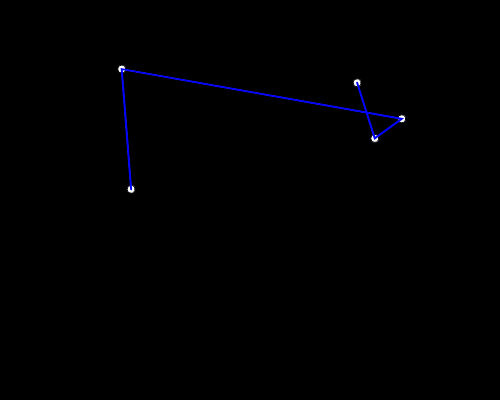
Frame 1 (no input)
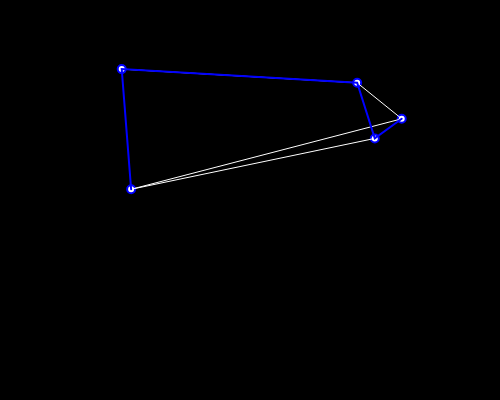
Frame 60 (no input)
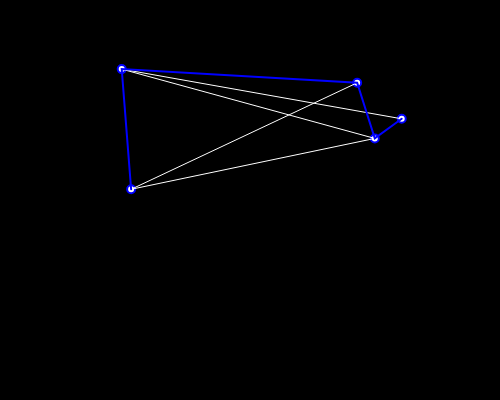
Frame 120 (the mouse pressed at the canvas centre since frame 60)

The p5.js sketch that drew these frames (run headless with seeded random() and noise() and a simulated clock; from frame 60 on, the mouse is pressed at the canvas centre):

// p5.js sketch
// ── sketch.js
/**
 * Find the distance travelled in a particular order and save it.
 * The swap function is the key here
 * We swap the vertices to make different shapes from the same point vectors
 * Making different shapes is governed by using lexicograhpic ordering. 
 */

const CANVAS_WIDTH = 500;
const CANVAS_HEIGHT = 400;
const CITY_COUNT = 5;

let cities = [];
let order = [];
let recordDistane;
let bestRoute;

function setup () {
    createCanvas(CANVAS_WIDTH, CANVAS_HEIGHT)
    for (let i = 0; i < CITY_COUNT; i++) {
        let location = createVector (random(width), random(height));
        cities.push(location);  
    }
    recordDistance = calculateDistance (cities);
    bestRoute = cities.slice();
}


function draw () {
    background(0)

    // Draw ellipse as cities
    fill(255)
    drawCityPoints();

    // Draw white connecting lines
    stroke(255);
    strokeWeight(1);
    noFill();
    drawCityLines(cities);

    animateLines();     // Swapping is done in the function

    // Draw the best route a blue
    stroke(0, 0, 255);
    strokeWeight(2);
    noFill();
    drawCityLines(bestRoute);

    // Update the best
    let distance = calculateDistance (cities);
    if (distance < recordDistance) {
        recordDistance = distance;
        bestRoute = cities.slice();
    }
    //console.log(recordDistance)
}

function drawCityPoints () {
    for (let i = 0; i < CITY_COUNT; i++)
        ellipse (cities[i].x, cities[i].y, 8, 8);
}

function animateLines () {
    let i = floor (random(cities.length));
    let j = floor (random(cities.length));;
    swap (cities, i, j);
}

function drawCityLines (cities) {     
    beginShape();
    for (let i = 0; i < CITY_COUNT; i++)
        vertex (cities[i].x, cities[i].y);
    endShape();
}

function swap (array, i, j) {
    let temp = array[i];
    array[i] = array[j];
    array[j] = temp;
}

function calculateDistance (points) {
    let sum = 0;
    for (let i = 0; i < points.length - 1; i++) {
        let distance = dist (points[i].x, points[i].y, points[i+1].x, points[i+1].y);
        sum += distance;
    }
    return sum;
}
